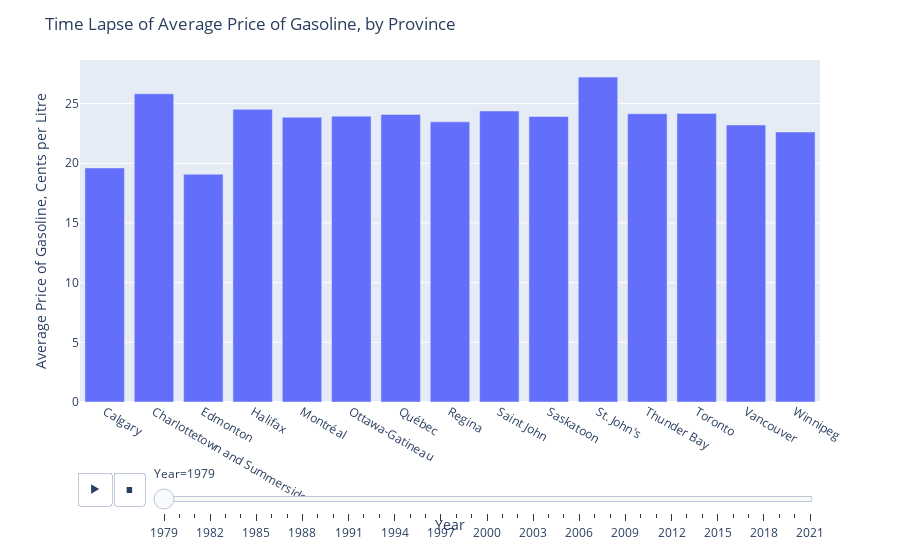

Notebook cell for this chart:
### Code cell
fig = px.bar(bycity,  
            x='City', y = "Value", animation_frame="Year")
fig.update_layout(
    title="Time Lapse of Average Price of Gasoline, by Province",
    xaxis_title="Year",
    yaxis_title="Average Price of Gasoline, Cents per Litre")

fig.show()

### Figure 1 — Plotly figure (JSON) as saved in the notebook; plotly's stock layout.template omitted (floating-point values rounded to 4 significant figures)
{"data": [{"alignmentgroup": "True", "hovertemplate": "Year=1979<br>City=%{x}<br>Value=%{y}<extra></extra>", "legendgroup": "", "marker": {"color": "#636efa", "pattern": {"shape": ""}}, "name": "", "offsetgroup": "", "orientation": "v", "showlegend": false, "textposition": "auto", "type": "bar", "x": ["Calgary", "Charlottetown and Summerside", "Edmonton", "Halifax", "Montréal", "Ottawa-Gatineau", "Québec", "Regina", "Saint John", "Saskatoon", "St. John's", "Thunder Bay", "Toronto", "Vancouver", "Winnipeg"], "xaxis": "x", "y": [19.61, 25.82, 19.08, 24.52, 23.86, 23.95, 24.09, 23.47, 24.38, 23.92, 27.22, 24.15, 24.18, 23.21, 22.62], "yaxis": "y"}], "layout": {"autosize": true, "barmode": "relative", "legend": {"tracegroupgap": 0}, "margin": {"t": 60}, "sliders": [{"active": 0, "currentvalue": {"prefix": "Year="}, "len": 0.9, "pad": {"b": 10, "t": 60}, "steps": [{"args": [["1979"], {"frame": {"duration": 0, "redraw": true}, "fromcurrent": true, "mode": "immediate", "transition": {"duration": 0, "easing": "linear"}}], "label": "1979", "method": "animate"}, {"args": [["1980"], {"frame": {"duration": 0, "redraw": true}, "fromcurrent": true, "mode": "immediate", "transition": {"duration": 0, "easing": "linear"}}], "label": "1980", "method": "animate"}, {"args": [["1981"], {"frame": {"duration": 0, "redraw": true}, "fromcurrent": true, "mode": "immediate", "transition": {"duration": 0, "easing": "linear"}}], "label": "1981", "method": "animate"}, {"args": [["1982"], {"frame": {"duration": 0, "redraw": true}, "fromcurrent": true, "mode": "immediate", "transition": {"duration": 0, "easing": "linear"}}], "label": "1982", "method": "animate"}, {"args": [["1983"], {"frame": {"duration": 0, "redraw": true}, "fromcurrent": true, "mode": "immediate", "transition": {"duration": 0, "easing": "linear"}}], "label": "1983", "method": "animate"}, {"args": [["1984"], {"frame": {"duration": 0, "redraw": true}, "fromcurrent": true, "mode": "immediate", "transition": {"duration": 0, "easing": "linear"}}], "label": "1984", "method": "animate"}, {"args": [["1985"], {"frame": {"duration": 0, "redraw": true}, "fromcurrent": true, "mode": "immediate", "transition": {"duration": 0, "easing": "linear"}}], "label": "1985", "method": "animate"}, {"args": [["1986"], {"frame": {"duration": 0, "redraw": true}, "fromcurrent": true, "mode": "immediate", "transition": {"duration": 0, "easing": "linear"}}], "label": "1986", "method": "animate"}, {"args": [["1987"], {"frame": {"duration": 0, "redraw": true}, "fromcurrent": true, "mode": "immediate", "transition": {"duration": 0, "easing": "linear"}}], "label": "1987", "method": "animate"}, {"args": [["1988"], {"frame": {"duration": 0, "redraw": true}, "fromcurrent": true, "mode": "immediate", "transition": {"duration": 0, "easing": "linear"}}], "label": "1988", "method": "animate"}, {"args": [["1989"], {"frame": {"duration": 0, "redraw": true}, "fromcurrent": true, "mode": "immediate", "transition": {"duration": 0, "easing": "linear"}}], "label": "1989", "method": "animate"}, {"args": [["1990"], {"frame": {"duration": 0, "redraw": true}, "fromcurrent": true, "mode": "immediate", "transition": {"duration": 0, "easing": "linear"}}], "label": "1990", "method": "animate"}, {"args": [["1991"], {"frame": {"duration": 0, "redraw": true}, "fromcurrent": true, "mode": "immediate", "transition": {"duration": 0, "easing": "linear"}}], "label": "1991", "method": "animate"}, {"args": [["1992"], {"frame": {"duration": 0, "redraw": true}, "fromcurrent": true, "mode": "immediate", "transition": {"duration": 0, "easing": "linear"}}], "label": "1992", "method": "animate"}, {"args": [["1993"], {"frame": {"duration": 0, "redraw": true}, "fromcurrent": true, "mode": "immediate", "transition": {"duration": 0, "easing": "linear"}}], "label": "1993", "method": "animate"}, {"args": [["1994"], {"frame": {"duration": 0, "redraw": true}, "fromcurrent": true, "mode": "immediate", "transition": {"duration": 0, "easing": "linear"}}], "label": "1994", "method": "animate"}, {"args": [["1995"], {"frame": {"duration": 0, "redraw": true}, "fromcurrent": true, "mode": "immediate", "transition": {"duration": 0, "easing": "linear"}}], "label": "1995", "method": "animate"}, {"args": [["1996"], {"frame": {"duration": 0, "redraw": true}, "fromcurrent": true, "mode": "immediate", "transition": {"duration": 0, "easing": "linear"}}], "label": "1996", "method": "animate"}, {"args": [["1997"], {"frame": {"duration": 0, "redraw": true}, "fromcurrent": true, "mode": "immediate", "transition": {"duration": 0, "easing": "linear"}}], "label": "1997", "method": "animate"}, {"args": [["1998"], {"frame": {"duration": 0, "redraw": true}, "fromcurrent": true, "mode": "immediate", "transition": {"duration": 0, "easing": "linear"}}], "label": "1998", "method": "animate"}, {"args": [["1999"], {"frame": {"duration": 0, "redraw": true}, "fromcurrent": true, "mode": "immediate", "transition": {"duration": 0, "easing": "linear"}}], "label": "1999", "method": "animate"}, {"args": [["2000"], {"frame": {"duration": 0, "redraw": true}, "fromcurrent": true, "mode": "immediate", "transition": {"duration": 0, "easing": "linear"}}], "label": "2000", "method": "animate"}, {"args": [["2001"], {"frame": {"duration": 0, "redraw": true}, "fromcurrent": true, "mode": "immediate", "transition": {"duration": 0, "easing": "linear"}}], "label": "2001", "method": "animate"}, {"args": [["2002"], {"frame": {"duration": 0, "redraw": true}, "fromcurrent": true, "mode": "immediate", "transition": {"duration": 0, "easing": "linear"}}], "label": "2002", "method": "animate"}, {"args": [["2003"], {"frame": {"duration": 0, "redraw": true}, "fromcurrent": true, "mode": "immediate", "transition": {"duration": 0, "easing": "linear"}}], "label": "2003", "method": "animate"}, {"args": [["2004"], {"frame": {"duration": 0, "redraw": true}, "fromcurrent": true, "mode": "immediate", "transition": {"duration": 0, "easing": "linear"}}], "label": "2004", "method": "animate"}, {"args": [["2005"], {"frame": {"duration": 0, "redraw": true}, "fromcurrent": true, "mode": "immediate", "transition": {"duration": 0, "easing": "linear"}}], "label": "2005", "method": "animate"}, {"args": [["2006"], {"frame": {"duration": 0, "redraw": true}, "fromcurrent": true, "mode": "immediate", "transition": {"duration": 0, "easing": "linear"}}], "label": "2006", "method": "animate"}, {"args": [["2007"], {"frame": {"duration": 0, "redraw": true}, "fromcurrent": true, "mode": "immediate", "transition": {"duration": 0, "easing": "linear"}}], "label": "2007", "method": "animate"}, {"args": [["2008"], {"frame": {"duration": 0, "redraw": true}, "fromcurrent": true, "mode": "immediate", "transition": {"duration": 0, "easing": "linear"}}], "label": "2008", "method": "animate"}, {"args": [["2009"], {"frame": {"duration": 0, "redraw": true}, "fromcurrent": true, "mode": "immediate", "transition": {"duration": 0, "easing": "linear"}}], "label": "2009", "method": "animate"}, {"args": [["2010"], {"frame": {"duration": 0, "redraw": true}, "fromcurrent": true, "mode": "immediate", "transition": {"duration": 0, "easing": "linear"}}], "label": "2010", "method": "animate"}, {"args": [["2011"], {"frame": {"duration": 0, "redraw": true}, "fromcurrent": true, "mode": "immediate", "transition": {"duration": 0, "easing": "linear"}}], "label": "2011", "method": "animate"}, {"args": [["2012"], {"frame": {"duration": 0, "redraw": true}, "fromcurrent": true, "mode": "immediate", "transition": {"duration": 0, "easing": "linear"}}], "label": "2012", "method": "animate"}, {"args": [["2013"], {"frame": {"duration": 0, "redraw": true}, "fromcurrent": true, "mode": "immediate", "transition": {"duration": 0, "easing": "linear"}}], "label": "2013", "method": "animate"}, {"args": [["2014"], {"frame": {"duration": 0, "redraw": true}, "fromcurrent": true, "mode": "immediate", "transition": {"duration": 0, "easing": "linear"}}], "label": "2014", "method": "animate"}, {"args": [["2015"], {"frame": {"duration": 0, "redraw": true}, "fromcurrent": true, "mode": "immediate", "transition": {"duration": 0, "easing": "linear"}}], "label": "2015", "method": "animate"}, {"args": [["2016"], {"frame": {"duration": 0, "redraw": true}, "fromcurrent": true, "mode": "immediate", "transition": {"duration": 0, "easing": "linear"}}], "label": "2016", "method": "animate"}, {"args": [["2017"], {"frame": {"duration": 0, "redraw": true}, "fromcurrent": true, "mode": "immediate", "transition": {"duration": 0, "easing": "linear"}}], "label": "2017", "method": "animate"}, {"args": [["2018"], {"frame": {"duration": 0, "redraw": true}, "fromcurrent": true, "mode": "immediate", "transition": {"duration": 0, "easing": "linear"}}], "label": "2018", "method": "animate"}, {"args": [["2019"], {"frame": {"duration": 0, "redraw": true}, "fromcurrent": true, "mode": "immediate", "transition": {"duration": 0, "easing": "linear"}}], "label": "2019", "method": "animate"}, {"args": [["2020"], {"frame": {"duration": 0, "redraw": true}, "fromcurrent": true, "mode": "immediate", "transition": {"duration": 0, "easing": "linear"}}], "label": "2020", "method": "animate"}, {"args": [["2021"], {"frame": {"duration": 0, "redraw": true}, "fromcurrent": true, "mode": "immediate", "transition": {"duration": 0, "easing": "linear"}}], "label": "2021", "method": "animate"}], "x": 0.1, "xanchor": "left", "y": 0, "yanchor": "top"}], "title": {"text": "Time Lapse of Average Price of Gasoline, by Province"}, "updatemenus": [{"buttons": [{"args": [null, {"frame": {"duration": 500, "redraw": true}, "fromcurrent": true, "mode": "immediate", "transition": {"duration": 500, "easing": "linear"}}], "label": "&#9654;", "method": "animate"}, {"args": [[null], {"frame": {"duration": 0, "redraw": true}, "fromcurrent": true, "mode": "immediate", "transition": {"duration": 0, "easing": "linear"}}], "label": "&#9724;", "method": "animate"}], "direction": "left", "pad": {"r": 10, "t": 70}, "showactive": false, "type": "buttons", "x": 0.1, "xanchor": "right", "y": 0, "yanchor": "top"}], "xaxis": {"anchor": "y", "autorange": true, "domain": [0, 1], "range": [-0.5, 14.5], "title": {"text": "Year"}, "type": "category"}, "yaxis": {"anchor": "x", "autorange": true, "domain": [0, 1], "range": [0, 28.65], "title": {"text": "Average Price of Gasoline, Cents per Litre"}, "type": "linear"}}}
